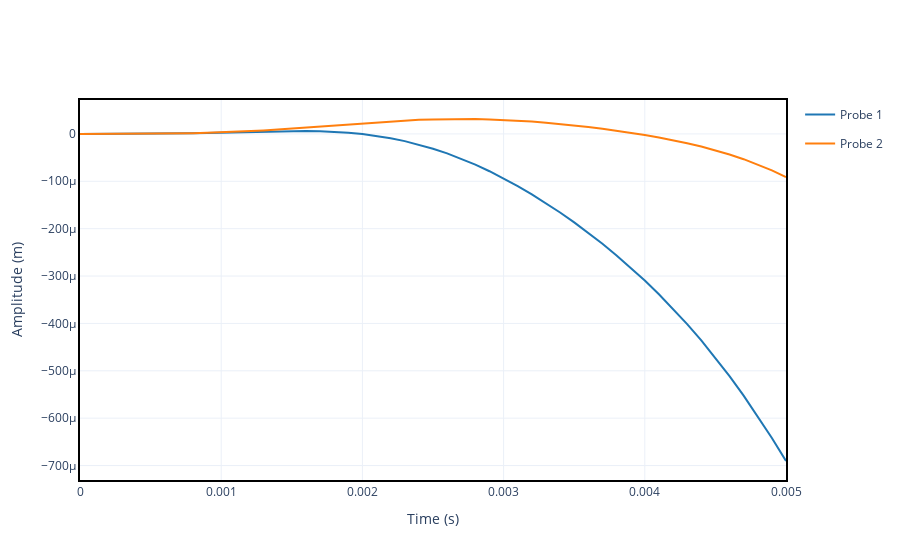

Notebook cell for this chart:
### Code cell
results = misalignment.run_time_response()
results.plot_1d([probe1, probe2]).show()
